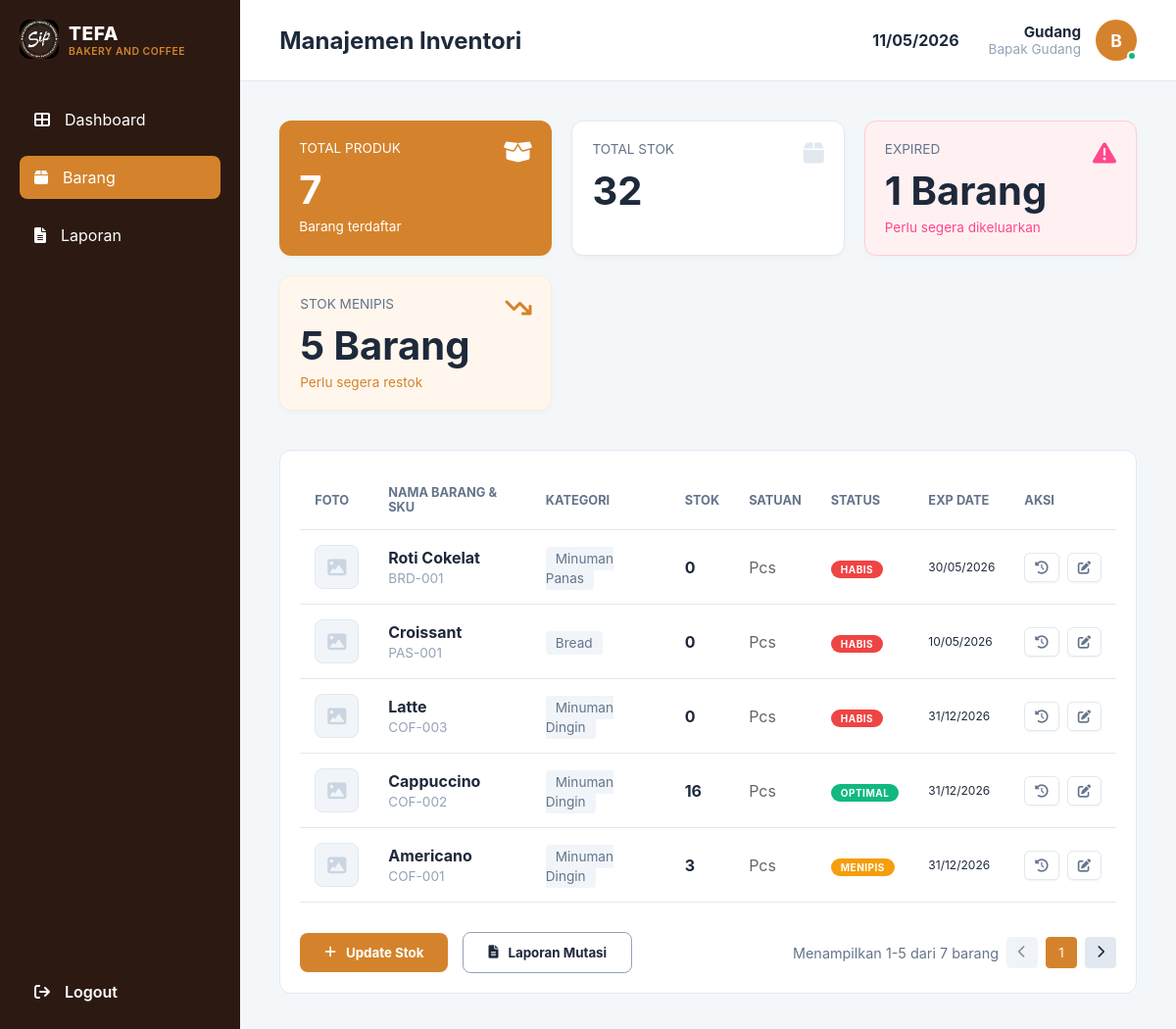
Page /gudang/barang.php (signed in) on the committed database.
### tables this page shows
CREATE TABLE `products` (
  `id` int NOT NULL,
  `sku` varchar(20) NOT NULL,
  `nama_produk` varchar(100) NOT NULL,
  `category_id` int DEFAULT NULL,
  `harga` decimal(10,2) NOT NULL,
  `stok` int DEFAULT '0',
  `satuan` varchar(20) DEFAULT 'Pcs',
  `image` varchar(255) DEFAULT 'default.jpg',
  `exp_date` date DEFAULT NULL,
  `status` enum('aktif','non-aktif') DEFAULT 'aktif',
  `created_at` timestamp NULL DEFAULT CURRENT_TIMESTAMP
);

CREATE TABLE `categories` (
  `id` int NOT NULL,
  `nama_kategori` varchar(50) NOT NULL
);

### core/Database.php (called while the page is built, shortened)
<?php
class Database
{
    private static ?PDO $instance = null;
    public static function getConnection(): PDO
    {
        if (self::$instance === null) {
            try {
                $dsn = sprintf(
                    'mysql:host=%s;dbname=%s;charset=%s',
                    DB_HOST,
                    DB_NAME,
                    DB_CHARSET
                );
                self::$instance = new PDO($dsn, DB_USER, DB_PASS, [
                    PDO::ATTR_ERRMODE            => PDO::ERRMODE_EXCEPTION,
                    PDO::ATTR_DEFAULT_FETCH_MODE => PDO::FETCH_ASSOC,
                    PDO::ATTR_EMULATE_PREPARES   => false,
                ]);
            } catch (PDOException $e) {
                error_log('[DB Error] ' . $e->getMessage());
                throw new RuntimeException('Koneksi database gagal. Hubungi administrator.');
            }
        }
        return self::$instance;
    }
}

### models/BarangModel.php (called while the page is built, shortened)
<?php
require_once __DIR__ . '/../core/Database.php';
class BarangModel {
    private $db;
    public function __construct() {
        $this->db = Database::getConnection();
    }
    public function getAll() {
        $sql = "SELECT p.*, c.nama_kategori
                FROM products p
                LEFT JOIN categories c ON p.category_id = c.id
                ORDER BY p.id DESC";
        $stmt = $this->db->query($sql);
        return $stmt->fetchAll(PDO::FETCH_ASSOC);
    }
}

### gudang/barang.php (the view, shortened to what this page needs)
<?php
require_once __DIR__ . '/../core/Auth.php';
require_once __DIR__ . '/../models/BarangModel.php';
$barangModel = new BarangModel();
$db = Database::getConnection();
$totalProduk = $db->query("SELECT COUNT(*) FROM products")->fetchColumn();
$totalStok = $db->query("SELECT SUM(stok) FROM products")->fetchColumn();
$totalExpired = $db->query("SELECT COUNT(*) FROM products WHERE exp_date < CURDATE() AND exp_date IS NOT NULL")->fetchColumn();
$totalKritis = $db->query("SELECT COUNT(*) FROM products WHERE stok < 10")->fetchColumn();
include 'includes/header.php';
?>
<section class="inventory-page">
    <div class="summary-cards">
        <div class="card card-orange">
            <div class="card-title">Total Produk</div>
            <div class="card-value"><?= $totalProduk ?></div>
            <div class="card-subtitle">Barang terdaftar</div>
            <i class="fa-solid fa-box-open card-icon"></i>
        </div>
        <div class="card">
            <div class="card-title">TOTAL STOK</div>
            <div class="card-value"><?= number_format($totalStok, 0, ',', '.') ?></div>
            <i class="fa-solid fa-box card-icon"></i>
        </div>
        <div class="card card-pink">
            <div class="card-title">EXPIRED</div>
            <div class="card-value"><?= $totalExpired ?> Barang</div>
            <div class="card-subtitle text-pink">Perlu segera dikeluarkan</div>
            <i class="fa-solid fa-warning card-icon text-pink"></i>
        </div>
        <div class="card card-orange-light">
            <div class="card-title">STOK MENIPIS</div>
            <div class="card-value"><?= $totalKritis ?> Barang</div>
            <div class="card-subtitle text-orange">Perlu segera restok</div>
            <i class="fa-solid fa-arrow-trend-down card-icon text-orange"></i>
        </div>
    </div>
    <div class="table-container">
        <table class="inventory-table">
            <thead>
                <tr>
                    <th class="col-foto">FOTO</th>
                    <th class="col-nama">NAMA BARANG & SKU</th>
                    <th class="col-kategori">KATEGORI</th>
                    <th class="col-stok">STOK</th>
                    <th class="col-satuan">SATUAN</th>
                    <th class="col-status">STATUS</th>
                    <th class="col-exp">EXP DATE</th>
                    <th class="col-aksi">AKSI</th>
                </tr>
            </thead>
            <tbody>
                <?php
                $inventoryData = $barangModel->getAll();
                $limit = 5;
                $total_items = count($inventoryData);
                $total_pages = ceil($total_items / $limit);
                $current_p = isset($_GET['p']) ? (int)$_GET['p'] : 1;
                $offset = ($current_p - 1) * $limit;
                $items_to_display = array_slice($inventoryData, $offset, $limit);
                foreach ($items_to_display as $row):
                    $statusClass = '';
                    $statusLabel = 'OPTIMAL';
                    if ($row['stok'] == 0) {
                        $statusClass = 'status-red';
                        $statusLabel = 'HABIS';
                    } elseif ($row['stok'] < 10) {
                        $statusClass = 'status-orange';
                        $statusLabel = 'MENIPIS';
                    } else {
                        $statusClass = 'status-green';
                    }
                ?>
                    <tr>
                        <td class="col-foto">
                            <div class="product-img-wrapper">
                                <?php if (!empty($row['image']) && file_exists(__DIR__ . '/../assets/img/products/' . $row['image'])): ?>
                                    <img src="../assets/img/products/<?= $row['image'] ?>" alt="Product">
                                <?php else: ?>
                                    <div class="foto-placeholder-small">
                                        <i class="fa-solid fa-image"></i>
                                    </div>
                                <?php endif; ?>
                            </div>
                        </td>
                        <td class="col-nama">
                            <span class="product-nama"><?= htmlspecialchars($row['nama_produk']) ?></span>
                            <span class="product-kode"><?= htmlspecialchars($row['sku']) ?></span>
                        </td>
                        <td class="col-kategori"><span class="kategori-tag"><?= htmlspecialchars($row['nama_kategori'] ?: 'Umum') ?></span></td>
                        <td class="col-stok" style="font-weight:bold;"><?= $row['stok'] ?></td>
                        <td class="col-satuan" style="color:#666;"><?= htmlspecialchars($row['satuan'] ?: 'Pcs') ?></td>
                        <td class="col-status"><span class="status-label <?= $statusClass ?>"><?= $statusLabel ?></span></td>
                        <td class="col-exp" style="font-size:12px;"><?= $row['exp_date'] ? date('d/m/Y', strtotime($row['exp_date'])) : '-' ?></td>
                        <td class="col-aksi">
                            <div class="action-buttons-wrapper">
                                <button class="history-btn-small" onclick='openHistoryModal(<?= $row['id'] ?>, "<?= htmlspecialchars($row['nama_produk']) ?>")' title="Lihat Riwayat">
                                    <i class="fa-solid fa-history"></i>
                                </button>
                                <button class="edit-btn-small" onclick='openEditStokModal(<?= json_encode($row) ?>)' title="Update Stok">
                                    <i class="fa-solid fa-pen-to-square"></i>
                                </button>
                            </div>
                        </td>
                    </tr>
                <?php endforeach; ?>
            </tbody>
        </table>
        <div class="table-footer">
            <button class="add-btn" id="openAddModalBtn"><i class="fa-solid fa-plus"></i> Update Stok</button>
            <button class="print-btn" onclick="window.location.href='laporan.php'"><i class="fa-solid fa-file-lines"></i> Laporan Mutasi</button>
            <div class="pagination">
                <?php
                $start_item = $offset + 1;
                $end_item = min($offset + $limit, $total_items);
                ?>
                <span class="pagination-info">Menampilkan <?= $start_item ?>-<?= $end_item ?> dari <?= $total_items ?> barang</span>
                <button class="page-prev" <?= ($current_p > 1) ? 'onclick="window.location.href=\'barang.php?p='.($current_p - 1).'\'"' : 'style="opacity: 0.5; cursor: default;"'; ?>><i class="fa-solid fa-chevron-left"></i></button>
                <button class="page-num active"><?= $current_p ?></button>
                <button class="page-next" <?= ($current_p < $total_pages) ? 'onclick="window.location.href=\'barang.php?p='.($current_p + 1).'\'"' : 'style="opacity: 0.5; cursor: default;"'; ?>><i class="fa-solid fa-chevron-right"></i></button>
            </div>
        </div>
    </div>
</section>
<?php include 'includes/footer.php'; ?>

### assets/css/gudang-style.css (style rules this page uses)
:root { --white: #ffffff; --background: #f4f7fa; --sidebar-dark: #2c1a12; --orange: #d4832c; --orange-mid: #c47724; --orange-light: #fff7ed; --orange-memek: #e57519; --pink: #ff478c; --pink-light: #fff1f2; --grey-light: #e2e8f0; --grey-mid: #94a3b8; --grey-dark: #64748b; --text-dark: #1e293b; --text-muted: #64748b; --green: #10b981; --blue: #3b82f6; --red: #ef4444; --font-primary: 'Inter', system-ui, sans-serif; }
* { margin: 0; padding: 0; box-sizing: border-box; font-family: var(--font-primary); }
body { display: flex; background-color: var(--background); color: var(--text-dark); height: 100vh; overflow: hidden; }
.summary-cards { display: grid; grid-template-columns: repeat(auto-fit, minmax(250px, 1fr)); gap: 20px; margin-bottom: 40px; }
.card { background-color: var(--white); padding: 20px; border-radius: 12px; border: 1px solid var(--grey-light); position: relative; box-shadow: 0 2px 4px rgba(0,0,0,0.03); }
.card-title { font-size: 0.85rem; color: var(--grey-dark); text-transform: uppercase; margin-bottom: 10px; }
.card-value { font-size: 2.5rem; font-weight: bold; }
.card-subtitle { font-size: 0.85rem; color: var(--grey-mid); margin-top: 5px; }
.card-icon { position: absolute; top: 20px; right: 20px; font-size: 1.5rem; color: var(--grey-light); }
.card-orange { background-color: var(--orange); color: var(--white); border: none; }
.card-orange .card-title, .card-orange .card-subtitle, .card-orange .card-icon { color: var(--white); }
.card-pink { background-color: var(--pink-light); border: 1px solid #fecdd3; }
.card-pink .card-icon { color: var(--pink); }
.card-orange-light { background-color: var(--orange-light); border: 1px solid #ffedd5; }
.card-orange-light .card-icon { color: var(--orange); }
.text-pink { color: var(--pink); }
.text-orange { color: var(--orange); }

### assets/css/gudang-footer.css (style rules this page uses)
.table-footer { display: flex; align-items: center; justify-content: start; margin-top: 30px; position: relative; gap: 15px; }
.add-btn { background-color: var(--orange); color: var(--white); border: none; padding: 12px 25px; border-radius: 8px; font-weight: bold; display: flex; align-items: center; gap: 10px; cursor: pointer; }
.print-btn { background-color: var(--white); color: var(--text-dark); border: 1px solid var(--grey-mid); padding: 12px 25px; border-radius: 8px; font-weight: bold; display: flex; align-items: center; gap: 10px; cursor: pointer; transition: all 0.2s; }
.pagination { position: absolute; right: 0; display: flex; align-items: center; gap: 8px; font-size: 0.9rem; color: var(--text-muted); }
.pagination button { background-color: #e2e8f0; border: 1px solid var(--grey-light); color: var(--text-dark); width: 32px; height: 32px; border-radius: 4px; display: flex; align-items: center; justify-content: center; cursor: pointer; }
.pagination .page-num.active { background-color: var(--orange); color: var(--white); border-color: var(--orange); }

### assets/css/gudang-inventory.css (style rules this page uses)
.table-container { background-color: var(--white); padding: 20px; border-radius: 12px; border: 1px solid var(--grey-light); }
.inventory-table { width: 100%; border-collapse: collapse; }
.inventory-table th, .inventory-table td { padding: 15px; text-align: left; border-bottom: 1px solid var(--grey-light); }
.inventory-table th { font-size: 0.8rem; color: var(--grey-dark); text-transform: uppercase; }
.product-nama { display: block; font-weight: bold; }
.product-kode { font-size: 0.85rem; color: var(--grey-mid); }
.kategori-tag { background-color: #f1f5f9; color: var(--grey-dark); padding: 4px 10px; border-radius: 4px; font-size: 0.85rem; }
.status-label { padding: 5px 12px; border-radius: 20px; font-size: 0.8rem; font-weight: bold; }
.status-green { background-color: #e6fffa; color: var(--green); }
.status-orange { background-color: var(--orange-light); color: var(--orange); }
.status-red { background-color: #fef2f2; color: var(--red); }

### rows in the picture
products: nama_produk "Roti Cokelat", sku "BRD-001", category.nama_kategori "Minuman Panas", stok "0", satuan "Pcs", stok "HABIS", exp_date "30/05/2026"
products: nama_produk "Croissant", sku "PAS-001", category.nama_kategori "Bread", stok "0", satuan "Pcs", stok "HABIS", exp_date "10/05/2026"
products: nama_produk "Latte", sku "COF-003", category.nama_kategori "Minuman Dingin", stok "0", satuan "Pcs", stok "HABIS", exp_date "31/12/2026"
products: nama_produk "Cappuccino", sku "COF-002", category.nama_kategori "Minuman Dingin", stok "16", satuan "Pcs", statusLabel "OPTIMAL", exp_date "31/12/2026"
products: nama_produk "Americano", sku "COF-001", category.nama_kategori "Minuman Dingin", stok "3", satuan "Pcs", stok "MENIPIS", exp_date "31/12/2026"

### other values in the picture
$pageTitle "Manajemen Inventori"
$roleLabel "Gudang"
$namaLengkap "Bapak Gudang"
$initial "B"
$totalProduk "7"
$totalStok "32"
$totalExpired "1"
$totalKritis "5"
$start_item "1"
$end_item "5"
$total_items "7"
$current_p "1"
